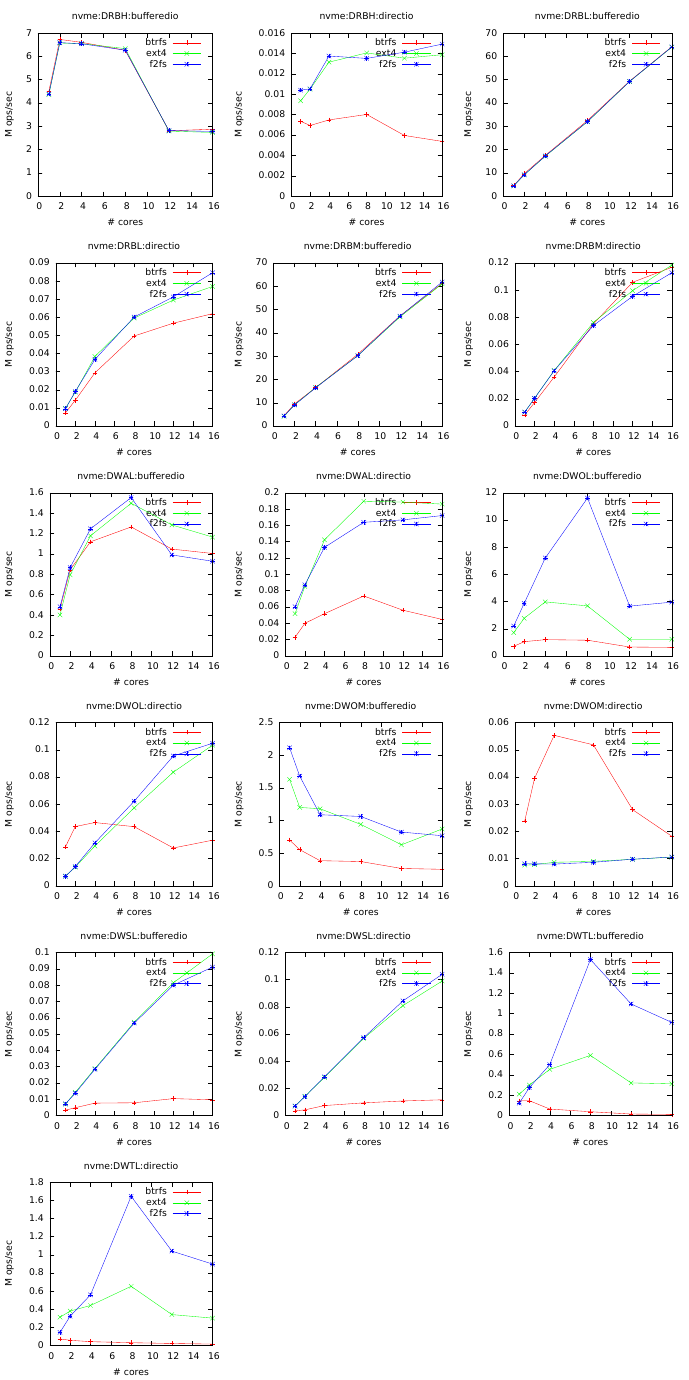

Recreate this plot in gnuplot.
# LOG_FILE = logs/2016-12-10-11-51-48.118122/fxmark.log
# MEDIA_TYPES = ssd,hdd,ramdisk,nvme,mem
# SMT_LEVEL = 2
# NUM_TEST_CONF = 288
# SYSTEM = Linux perf 4.9.0-rc6+ #76 SMP Wed Nov 23 12:16:58 PST 2016 x86_64 x86_64 x86_64 GNU/Linux
# DURATION = 2s
# CORE_SEQ = 0,1,2,3,4,5,6,7,8,9,10,11,12,13,14,15,16,17,18,19,20,21,22,23,24,25,26,27,28,29,30,31
# BENCH_TYPES = DWAL,DWOL,DWOM,DWSL,DWTL,DRBH,DRBM,DRBL
# MODEL_NAME = Intel(R) Xeon(R) CPU E5-2630 v3 @ 2.40GHz
# NCORES = 1,2,4,8,12,16
# DISK_SIZE = 64G
# PHYSICAL_CHIPS = 2
# DIRECTIO = bufferedio,directio
# CORE_PER_CHIP = 8
# FS_TYPES = ext4,btrfs,f2fs

set term pdfcairo size 6.8999999999999995in,13.799999999999999in font ',10'
set_out='set output "`if test -z $OUT; then echo sc.pdf; else echo $OUT; fi`"'
eval set_out
set multiplot layout 6,3

set title 'nvme:DRBH:bufferedio'
set xlabel '# cores'
set ylabel 'M ops/sec'
plot [0:][0:] 'nvme:btrfs:DRBH:bufferedio.dat' using 1:2 title 'btrfs' with lp ps 0.5, 'nvme:ext4:DRBH:bufferedio.dat' using 1:2 title 'ext4' with lp ps 0.5, 'nvme:f2fs:DRBH:bufferedio.dat' using 1:2 title 'f2fs' with lp ps 0.5

set title 'nvme:DRBH:directio'
set xlabel '# cores'
set ylabel 'M ops/sec'
plot [0:][0:] 'nvme:btrfs:DRBH:directio.dat' using 1:2 title 'btrfs' with lp ps 0.5, 'nvme:ext4:DRBH:directio.dat' using 1:2 title 'ext4' with lp ps 0.5, 'nvme:f2fs:DRBH:directio.dat' using 1:2 title 'f2fs' with lp ps 0.5

set title 'nvme:DRBL:bufferedio'
set xlabel '# cores'
set ylabel 'M ops/sec'
plot [0:][0:] 'nvme:btrfs:DRBL:bufferedio.dat' using 1:2 title 'btrfs' with lp ps 0.5, 'nvme:ext4:DRBL:bufferedio.dat' using 1:2 title 'ext4' with lp ps 0.5, 'nvme:f2fs:DRBL:bufferedio.dat' using 1:2 title 'f2fs' with lp ps 0.5

set title 'nvme:DRBL:directio'
set xlabel '# cores'
set ylabel 'M ops/sec'
plot [0:][0:] 'nvme:btrfs:DRBL:directio.dat' using 1:2 title 'btrfs' with lp ps 0.5, 'nvme:ext4:DRBL:directio.dat' using 1:2 title 'ext4' with lp ps 0.5, 'nvme:f2fs:DRBL:directio.dat' using 1:2 title 'f2fs' with lp ps 0.5

set title 'nvme:DRBM:bufferedio'
set xlabel '# cores'
set ylabel 'M ops/sec'
plot [0:][0:] 'nvme:btrfs:DRBM:bufferedio.dat' using 1:2 title 'btrfs' with lp ps 0.5, 'nvme:ext4:DRBM:bufferedio.dat' using 1:2 title 'ext4' with lp ps 0.5, 'nvme:f2fs:DRBM:bufferedio.dat' using 1:2 title 'f2fs' with lp ps 0.5

set title 'nvme:DRBM:directio'
set xlabel '# cores'
set ylabel 'M ops/sec'
plot [0:][0:] 'nvme:btrfs:DRBM:directio.dat' using 1:2 title 'btrfs' with lp ps 0.5, 'nvme:ext4:DRBM:directio.dat' using 1:2 title 'ext4' with lp ps 0.5, 'nvme:f2fs:DRBM:directio.dat' using 1:2 title 'f2fs' with lp ps 0.5

set title 'nvme:DWAL:bufferedio'
set xlabel '# cores'
set ylabel 'M ops/sec'
plot [0:][0:] 'nvme:btrfs:DWAL:bufferedio.dat' using 1:2 title 'btrfs' with lp ps 0.5, 'nvme:ext4:DWAL:bufferedio.dat' using 1:2 title 'ext4' with lp ps 0.5, 'nvme:f2fs:DWAL:bufferedio.dat' using 1:2 title 'f2fs' with lp ps 0.5

set title 'nvme:DWAL:directio'
set xlabel '# cores'
set ylabel 'M ops/sec'
plot [0:][0:] 'nvme:btrfs:DWAL:directio.dat' using 1:2 title 'btrfs' with lp ps 0.5, 'nvme:ext4:DWAL:directio.dat' using 1:2 title 'ext4' with lp ps 0.5, 'nvme:f2fs:DWAL:directio.dat' using 1:2 title 'f2fs' with lp ps 0.5

set title 'nvme:DWOL:bufferedio'
set xlabel '# cores'
set ylabel 'M ops/sec'
plot [0:][0:] 'nvme:btrfs:DWOL:bufferedio.dat' using 1:2 title 'btrfs' with lp ps 0.5, 'nvme:ext4:DWOL:bufferedio.dat' using 1:2 title 'ext4' with lp ps 0.5, 'nvme:f2fs:DWOL:bufferedio.dat' using 1:2 title 'f2fs' with lp ps 0.5

set title 'nvme:DWOL:directio'
set xlabel '# cores'
set ylabel 'M ops/sec'
plot [0:][0:] 'nvme:btrfs:DWOL:directio.dat' using 1:2 title 'btrfs' with lp ps 0.5, 'nvme:ext4:DWOL:directio.dat' using 1:2 title 'ext4' with lp ps 0.5, 'nvme:f2fs:DWOL:directio.dat' using 1:2 title 'f2fs' with lp ps 0.5

set title 'nvme:DWOM:bufferedio'
set xlabel '# cores'
set ylabel 'M ops/sec'
plot [0:][0:] 'nvme:btrfs:DWOM:bufferedio.dat' using 1:2 title 'btrfs' with lp ps 0.5, 'nvme:ext4:DWOM:bufferedio.dat' using 1:2 title 'ext4' with lp ps 0.5, 'nvme:f2fs:DWOM:bufferedio.dat' using 1:2 title 'f2fs' with lp ps 0.5

set title 'nvme:DWOM:directio'
set xlabel '# cores'
set ylabel 'M ops/sec'
plot [0:][0:] 'nvme:btrfs:DWOM:directio.dat' using 1:2 title 'btrfs' with lp ps 0.5, 'nvme:ext4:DWOM:directio.dat' using 1:2 title 'ext4' with lp ps 0.5, 'nvme:f2fs:DWOM:directio.dat' using 1:2 title 'f2fs' with lp ps 0.5

set title 'nvme:DWSL:bufferedio'
set xlabel '# cores'
set ylabel 'M ops/sec'
plot [0:][0:] 'nvme:btrfs:DWSL:bufferedio.dat' using 1:2 title 'btrfs' with lp ps 0.5, 'nvme:ext4:DWSL:bufferedio.dat' using 1:2 title 'ext4' with lp ps 0.5, 'nvme:f2fs:DWSL:bufferedio.dat' using 1:2 title 'f2fs' with lp ps 0.5

set title 'nvme:DWSL:directio'
set xlabel '# cores'
set ylabel 'M ops/sec'
plot [0:][0:] 'nvme:btrfs:DWSL:directio.dat' using 1:2 title 'btrfs' with lp ps 0.5, 'nvme:ext4:DWSL:directio.dat' using 1:2 title 'ext4' with lp ps 0.5, 'nvme:f2fs:DWSL:directio.dat' using 1:2 title 'f2fs' with lp ps 0.5

set title 'nvme:DWTL:bufferedio'
set xlabel '# cores'
set ylabel 'M ops/sec'
plot [0:][0:] 'nvme:btrfs:DWTL:bufferedio.dat' using 1:2 title 'btrfs' with lp ps 0.5, 'nvme:ext4:DWTL:bufferedio.dat' using 1:2 title 'ext4' with lp ps 0.5, 'nvme:f2fs:DWTL:bufferedio.dat' using 1:2 title 'f2fs' with lp ps 0.5

set title 'nvme:DWTL:directio'
set xlabel '# cores'
set ylabel 'M ops/sec'
plot [0:][0:] 'nvme:btrfs:DWTL:directio.dat' using 1:2 title 'btrfs' with lp ps 0.5, 'nvme:ext4:DWTL:directio.dat' using 1:2 title 'ext4' with lp ps 0.5, 'nvme:f2fs:DWTL:directio.dat' using 1:2 title 'f2fs' with lp ps 0.5

unset multiplot
set output
